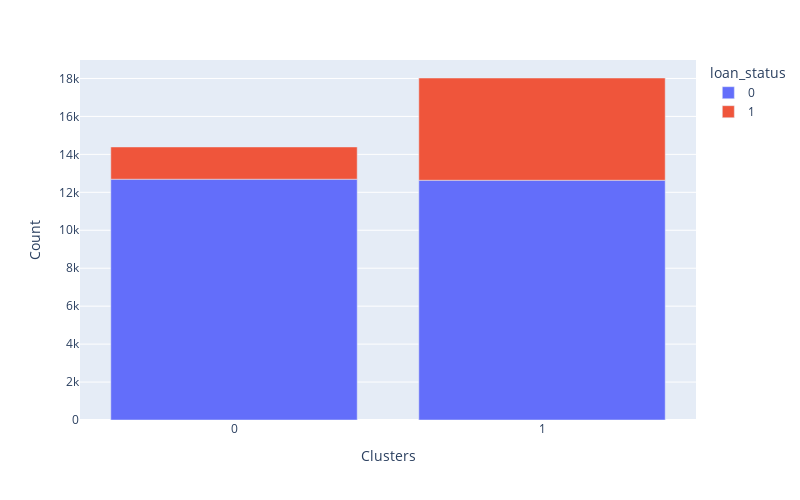
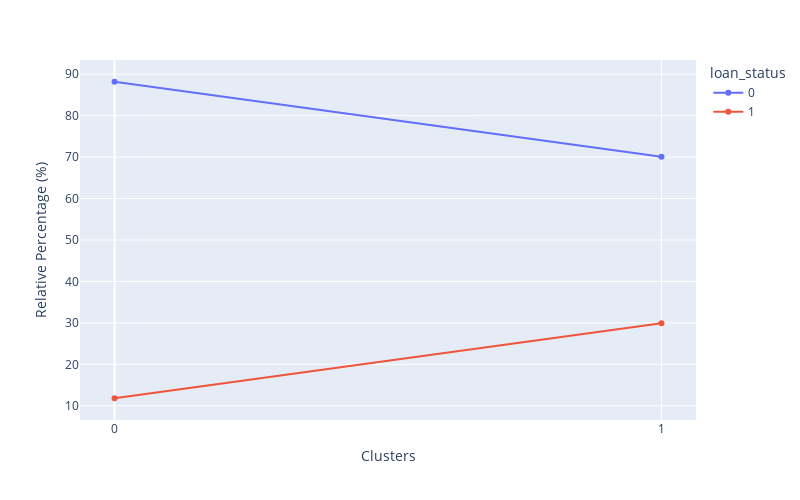

Notebook code for these charts, in order:
### Markdown cell above
### Clusters distribution across Default levels & Relative Percentage of Default in each cluster

### Code cell
df_cluster_vs_Default=  df_default.copy()
df_cluster_vs_Default['Clusters'] = X['Clusters']
cluster_distribution_per_variable(df=df_cluster_vs_Default, target=target_var)

### Figure 1 — Plotly figure (JSON) as saved in the notebook; plotly's stock layout.template omitted (floating-point values rounded to 4 significant figures)
{"data": [{"alignmentgroup": "True", "hovertemplate": "loan_status=0<br>Clusters=%{x}<br>Count=%{y}<extra></extra>", "legendgroup": "0", "marker": {"color": "#636efa", "pattern": {"shape": ""}}, "name": "0", "offsetgroup": "0", "orientation": "v", "showlegend": true, "textposition": "auto", "type": "bar", "x": [0, 1], "xaxis": "x", "y": [12691, 12636], "yaxis": "y"}, {"alignmentgroup": "True", "hovertemplate": "loan_status=1<br>Clusters=%{x}<br>Count=%{y}<extra></extra>", "legendgroup": "1", "marker": {"color": "#EF553B", "pattern": {"shape": ""}}, "name": "1", "offsetgroup": "1", "orientation": "v", "showlegend": true, "textposition": "auto", "type": "bar", "x": [0, 1], "xaxis": "x", "y": [1700, 5389], "yaxis": "y"}], "layout": {"barmode": "relative", "height": 500, "legend": {"title": {"text": "loan_status"}, "tracegroupgap": 0}, "margin": {"t": 60}, "width": 800, "xaxis": {"anchor": "y", "domain": [0, 1], "tickmode": "array", "tickvals": [1, 0], "title": {"text": "Clusters"}}, "yaxis": {"anchor": "x", "domain": [0, 1], "title": {"text": "Count"}}}}

### Figure 2 — Plotly figure (JSON) as saved in the notebook; plotly's stock layout.template omitted (floating-point values rounded to 4 significant figures)
{"data": [{"hovertemplate": "loan_status=0<br>Clusters=%{x}<br>Relative Percentage (%)=%{y}<extra></extra>", "legendgroup": "0", "line": {"color": "#636efa", "dash": "solid"}, "marker": {"symbol": "circle"}, "mode": "markers+lines", "name": "0", "orientation": "v", "showlegend": true, "type": "scatter", "x": [0, 1], "xaxis": "x", "y": [88.19, 70.1], "yaxis": "y"}, {"hovertemplate": "loan_status=1<br>Clusters=%{x}<br>Relative Percentage (%)=%{y}<extra></extra>", "legendgroup": "1", "line": {"color": "#EF553B", "dash": "solid"}, "marker": {"symbol": "circle"}, "mode": "markers+lines", "name": "1", "orientation": "v", "showlegend": true, "type": "scatter", "x": [0, 1], "xaxis": "x", "y": [11.81, 29.9], "yaxis": "y"}], "layout": {"height": 500, "legend": {"title": {"text": "loan_status"}, "tracegroupgap": 0}, "margin": {"t": 60}, "width": 800, "xaxis": {"anchor": "y", "domain": [0, 1], "tickmode": "array", "tickvals": [1, 0], "title": {"text": "Clusters"}}, "yaxis": {"anchor": "x", "domain": [0, 1], "title": {"text": "Relative Percentage (%)"}}}}
